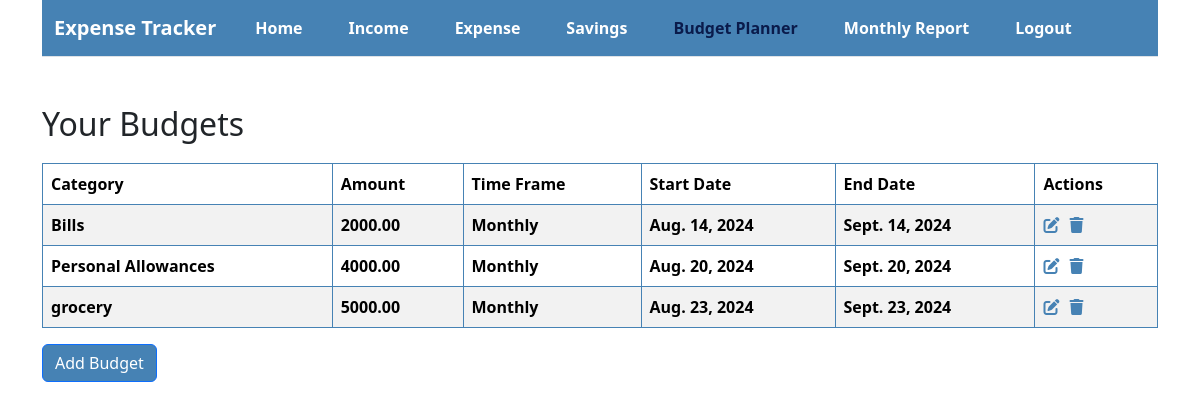
Page /budgets/ (signed in) on the committed database.
### expense_tracker/models.py (models this page shows, shortened)
class Budget(models.Model):
    TIME_FRAME_CHOICES = [
        ('Monthly', 'Monthly'),
        ('Yearly', 'Yearly'),
    ]
    user = models.ForeignKey(User, on_delete=models.CASCADE)
    category = models.CharField(max_length=100)
    amount = models.DecimalField(max_digits=10, decimal_places=2)
    time_frame = models.CharField(max_length=10, choices=TIME_FRAME_CHOICES)
    start_date = models.DateField()
    end_date = models.DateField()
    created_at = models.DateTimeField(auto_now_add=True)
    updated_at = models.DateTimeField(auto_now=True)

### expense_tracker/views.py (the view)
# urls.py: path('budgets/', views.BudgetListView.as_view(), name='budget-list'),
class BudgetListView(ListView):
    model = Budget
    template_name = 'expense_tracker/budget_list.html'
    context_object_name = 'budgets'
    def get_queryset(self):
        return Budget.objects.filter(user=self.request.user).order_by('-created_at')

### expense_tracker/templates/expense_tracker/budget_list.html (shortened to what this page needs)
<!DOCTYPE html>
<html lang="en">
<head>
    <link href="https://cdn.jsdelivr.net/npm/bootstrap@5.3.3/dist/css/bootstrap.min.css" rel="stylesheet">
    <link rel="stylesheet" href="https://cdnjs.cloudflare.com/ajax/libs/font-awesome/6.0.0-beta3/css/all.min.css">
</head>
<body>
    <div class="container">
        <div class="row">
            <div class="col-md-12">
                <nav class="navbar navbar-expand-lg navbar-custom border-bottom border-body">
                    <div class="container-fluid">
                        <a class="navbar-brand text-white" href="#"><b>Expense Tracker</b></a>
                        <div class="collapse navbar-collapse" id="navbarNav">
                            <ul class="navbar-nav me-auto mb-2 mb-lg-0">
                                <li class="nav-item">
                                    <a class="nav-link" href="{% url 'home' %}"><b>Home</b></a>
                                </li>
                                <li class="nav-item">
                                    <a class="nav-link" href="{% url 'income' %}"><b>Income</b></a>
                                </li>
                                <li class="nav-item">
                                    <a class="nav-link" href="{% url 'expense' %}"><b>Expense</b></a>
                                </li>
                                <li class="nav-item">
                                    <a class="nav-link" href="{% url 'savings' %}"><b>Savings</b></a>
                                </li>
                                <li class="nav-item">
                                    <a class="nav-link active" aria-current="page" href="#"><b>Budget Planner</b></a>
                                </li>
                                <li class="nav-item">
                                    <a class="nav-link " href="{% url 'monthly-report' %}"><b>Monthly Report</b></a>
                                </li>
                                <li class="nav-item">
                                    <a class="nav-link" href="{% url 'logout' %}"><b>Logout</b></a>
                                </li>
                            </ul>
                        </div>
                    </div>
                </nav>
            </div>
        </div>
        {% block content %}
        <br>
        <br>
        <h2>Your Budgets</h2>
        <table class="table table-striped">
            <thead>
                <tr>
                    <th>Category</th>
                    <th>Amount</th>
                    <th>Time Frame</th>
                    <th>Start Date</th>
                    <th>End Date</th>
                    <th>Actions</th>
                </tr>
            </thead>
            <tbody>
                {% for budget in budgets %}
                <tr>
                    <td><b>{{ budget.category }}</b></td>
                    <td><b>{{ budget.amount }}</b></td>
                    <td><b>{{ budget.get_time_frame_display }}</b></td>
                    <td><b>{{ budget.start_date }}</b></td>
                    <td><b>{{ budget.end_date }}</b></td>
                    <td>
                        <div class="action-icons">
                            <a href="{% url 'budget-update' budget.pk %}" class="edit-icon">
                                <i class="fas fa-edit"></i>
                            </a>
                            <a href="{% url 'budget-delete' budget.pk %}" class="delete-icon">
                                <i class="fas fa-trash"></i>
                            </a>
                        </div>
                    </td>
                </tr>
                {% endfor %}
            </tbody>
        </table>
        <a href="{% url 'budget-create' %}" class="btn btn-primary">Add Budget</a>
        {% endblock %}
    </div>
</body>
</html>

### expense_tracker/templates/expense_tracker/budget_list.html (style rules this page uses)
.navbar-custom { background-color: steelblue; }
.navbar-custom .nav-link { color: #ffffff; }
.navbar-custom .nav-link:hover, .navbar-custom .nav-link.active { color: #0a1b4b; font-weight: bold; }
.navbar-nav { flex-direction: row; }
.nav-item { padding: 0 15px; }
.btn-primary, .btn-secondary { background-color: steelblue; color: #ffffff; }
table { width: 100%; margin-top: 20px; border-collapse: collapse; }
th, td { border: 1px solid steelblue; padding: 10px; text-align: left; }
th { background-color: steelblue; color: white; }
.edit-icon, .delete-icon { color: steelblue; cursor: pointer; transition: color 0.3s; }
.action-icons { display: flex; gap: 10px; }

### rows in the picture
Budget: category "Bills", amount "2000.00", time_frame "Monthly", start_date "Aug. 14, 2024", end_date "Sept. 14, 2024"
Budget: category "Personal Allowances", amount "4000.00", time_frame "Monthly", start_date "Aug. 20, 2024", end_date "Sept. 20, 2024"
Budget: category "grocery", amount "5000.00", time_frame "Monthly", start_date "Aug. 23, 2024", end_date "Sept. 23, 2024"
